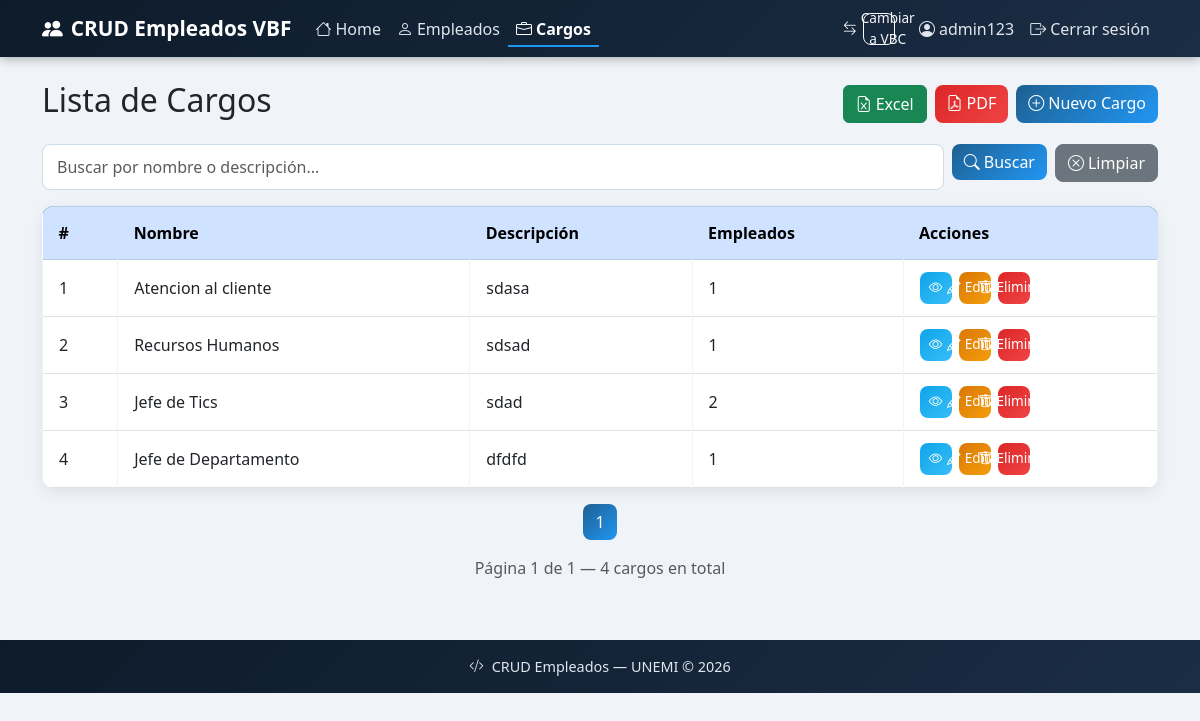
/cargos/ (signed in), run on an earlier commit of the app's database.
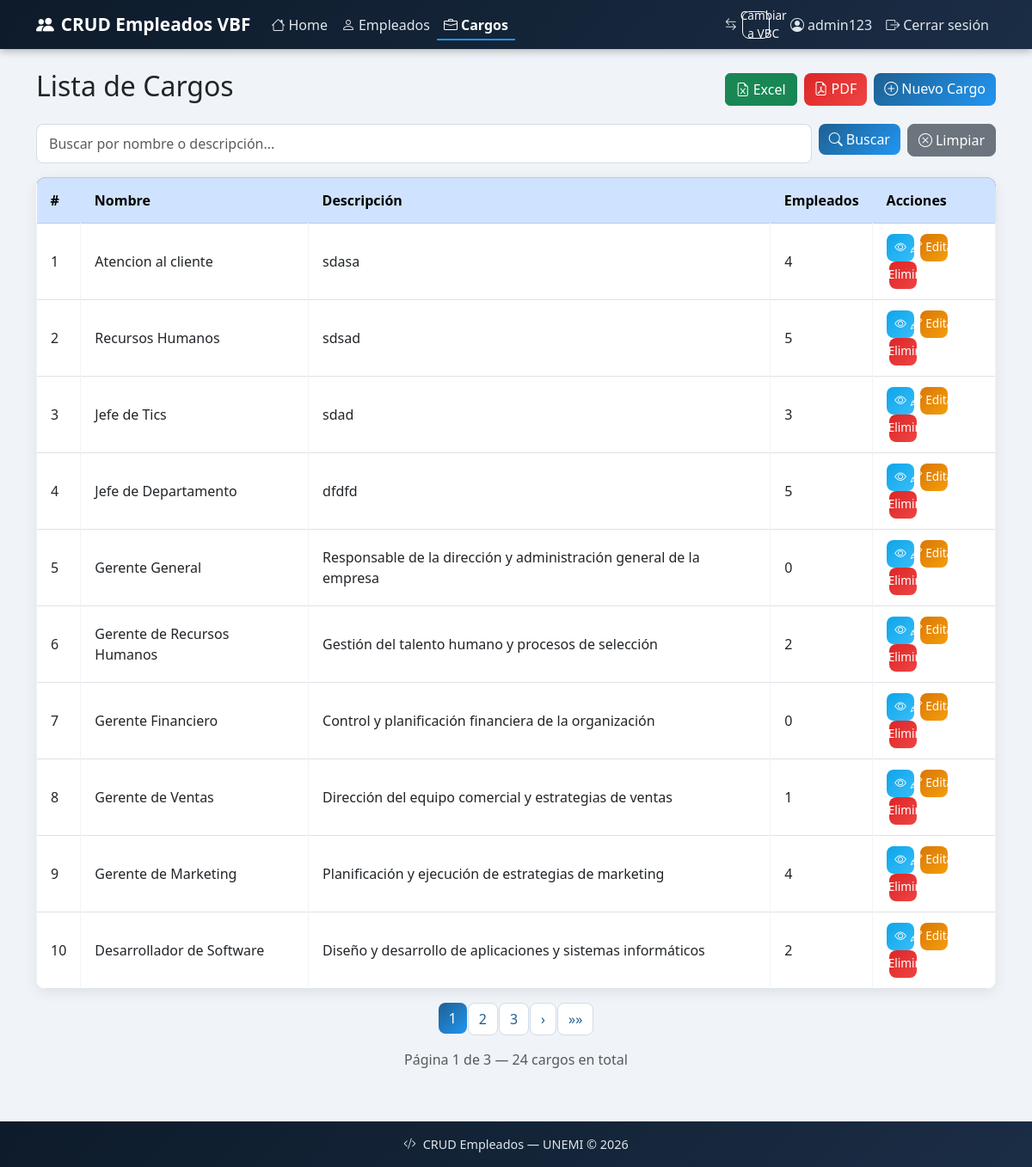
And on a later commit of the database.
### empleados/models.py (models this page shows, shortened)
class Cargo(models.Model):
    nombre = models.CharField(max_length=100)
    descripcion = models.CharField(max_length=200, blank=True, null=True)

### empleados/views.py (the view)
# urls.py: path('cargos/', views.cargo_lista, name='cargo_lista'),
@login_required
def cargo_lista(request):
    cargos = Cargo.objects.all()
    query = request.GET.get('q', '')
    if query:
        cargos = cargos.filter(
            models.Q(nombre__icontains=query) |
            models.Q(descripcion__icontains=query)
        )
    paginator = Paginator(cargos, 10)  # 10 cargos por página
    page_number = request.GET.get('page')
    page_obj = paginator.get_page(page_number)
    return render(request, 'empleados/cargo_lista.html', {
        'cargos': page_obj,
        'page_obj': page_obj,
        'query': query,
    })

### empleados/templates/empleados/cargo_lista.html (shortened to what this page needs)
{% extends 'empleados/base.html' %}
{% block content %}
<div class="d-flex justify-content-between align-items-center mb-3">
    <h2>Lista de Cargos</h2>
    <div class="d-flex gap-2">
        <a href="{% url 'exportar_cargos_excel' %}" class="btn btn-success">
            <i class="bi bi-file-earmark-excel me-1"></i>Excel
        </a>
        <a href="{% url 'exportar_cargos_pdf' %}" class="btn btn-danger">
            <i class="bi bi-file-earmark-pdf me-1"></i>PDF
        </a>
        <a href="{% url 'cargo_crear' %}" class="btn btn-primary">
            <i class="bi bi-plus-circle me-1"></i>Nuevo Cargo
        </a>
    </div>
</div>
<form method="GET" class="mb-3">
    <div class="row g-2">
        <div class="col">
            <input type="text" name="q" class="form-control" placeholder="Buscar por nombre o descripción..." value="{{ query }}">
        </div>
        <div class="col-auto">
            <button type="submit" class="btn btn-primary">
                <i class="bi bi-search me-1"></i>Buscar
            </button>
        </div>
        <div class="col-auto">
            <a href="{% url 'cargo_lista' %}" class="btn btn-secondary">
                <i class="bi bi-x-circle me-1"></i>Limpiar
            </a>
        </div>
    </div>
</form>
<table class="table table-bordered table-hover">
    <thead class="table-primary">
        <tr>
            <th>#</th>
            <th>Nombre</th>
            <th>Descripción</th>
            <th>Empleados</th>
            <th>Acciones</th>
        </tr>
    </thead>
    <tbody>
        {% for cargo in cargos %}
        <tr>
            <td>{{ cargo.id }}</td>
            <td>{{ cargo.nombre }}</td>
            <td>{{ cargo.descripcion }}</td>
            <td>{{ cargo.empleado_set.count }}</td>
            <td>
                <a href="{% url 'cargo_detalle' cargo.pk %}" class="btn btn-info btn-sm">
                    <i class="bi bi-eye"></i>
                </a>
                <a href="{% url 'cargo_editar' cargo.pk %}" class="btn btn-warning btn-sm">
                    <i class="bi bi-pencil me-1"></i>Editar
                </a>
                <button class="btn btn-danger btn-sm btn-eliminar"
                    data-pk="{{ cargo.pk }}"
                    data-nombre="{{ cargo.nombre }}">
                    <i class="bi bi-trash me-1"></i>Eliminar
                </button>
            </td>
        </tr>
        {% empty %}
        <tr>
            <td colspan="5" class="text-center">No se encontraron cargos.</td>
        </tr>
        {% endfor %}
    </tbody>
</table>
<nav class="mt-3">
    <ul class="pagination justify-content-center">
        {% for num in page_obj.paginator.page_range %}
        {% if page_obj.number == num %}
        <li class="page-item active">
            <span class="page-link">{{ num }}</span>
        </li>
        {% elif num > page_obj.number|add:'-3' and num < page_obj.number|add:'3' %}
        <li class="page-item">
            <a class="page-link" href="?page={{ num }}&q={{ query }}">{{ num }}</a>
        </li>
        {% endif %}
        {% endfor %}
        {% if page_obj.has_next %}
        <li class="page-item">
            <a class="page-link" href="?page={{ page_obj.next_page_number }}&q={{ query }}">›</a>
        </li>
        <li class="page-item">
            <a class="page-link" href="?page={{ page_obj.paginator.num_pages }}&q={{ query }}">»»</a>
        </li>
        {% endif %}
    </ul>
    <p class="text-center text-muted">Página {{ page_obj.number }} de {{ page_obj.paginator.num_pages }} — {{ page_obj.paginator.count }} cargos en total</p>
</nav>
{% endblock %}

### empleados/templates/empleados/base.html (shortened to what this page needs)
{% load static %}
<!DOCTYPE html>
<html lang="es">
<head>
    <link href="https://cdn.jsdelivr.net/npm/bootstrap@5.3.0/dist/css/bootstrap.min.css" rel="stylesheet">
    <link href="https://cdn.jsdelivr.net/npm/bootstrap-icons@1.11.0/font/bootstrap-icons.css" rel="stylesheet">
    <link rel="stylesheet" href="{% static 'empleados/css/styles.css' %}">
</head>
<body>
    <nav class="navbar navbar-expand-lg navbar-dark">
        <div class="container">
            <a class="navbar-brand" href="{% url 'home' %}">
                <i class="bi bi-people-fill me-2"></i>CRUD Empleados VBF
            </a>
            <div class="collapse navbar-collapse" id="navbarNav">
                <ul class="navbar-nav me-auto">
                    <li class="nav-item">
                        <a class="nav-link {% if request.resolver_match.url_name == 'home' %}active fw-bold{% endif %}" href="{% url 'home' %}">
                            <i class="bi bi-house me-1"></i>Home
                        </a>
                    </li>
                    <li class="nav-item">
                        <a class="nav-link {% if 'empleado' in request.resolver_match.url_name %}active fw-bold{% endif %}" href="{% url 'empleado_lista' %}">
                            <i class="bi bi-person me-1"></i>Empleados
                        </a>
                    </li>
                    <li class="nav-item">
                        <a class="nav-link {% if 'cargo' in request.resolver_match.url_name %}active fw-bold{% endif %}" href="{% url 'cargo_lista' %}">
                            <i class="bi bi-briefcase me-1"></i>Cargos
                        </a>
                    </li>
                </ul>
                <ul class="navbar-nav ms-auto align-items-center">
                    <li class="nav-item">
                        <a class="btn btn-outline-light btn-sm me-3" href="{% url 'vbc_empleado_lista' %}">
                            <i class="bi bi-arrow-left-right me-1"></i>Cambiar a VBC
                        </a>
                    </li>
                    <li class="nav-item">
                        <a class="nav-link" href="{% url 'perfil' %}">
                            <i class="bi bi-person-circle me-1"></i>{{ request.user.username }}
                        </a>
                    </li>
                    <li class="nav-item">
                        <a class="nav-link" href="{% url 'logout' %}">
                            <i class="bi bi-box-arrow-right me-1"></i>Cerrar sesión
                        </a>
                    </li>
                </ul>
            </div>
        </div>
    </nav>
    <div class="container mt-4">
        {% block content %}{% endblock %}
    </div>
    <footer>
        <p class="mb-0"><i class="bi bi-code-slash me-2"></i>CRUD Empleados — UNEMI © 2026</p>
    </footer>
</body>
</html>

### empleados/static/empleados/css/styles.css (style rules this page uses)
:root { --azul-oscuro: #0d1b2a; --azul-medio: #1b2d45; --azul-acento: #1e6091; --azul-claro: #2196f3; --texto-claro: #e0e6ed; }
body { background-color: #f0f4f8; font-family: 'Segoe UI', sans-serif; }
.navbar { background: linear-gradient(135deg, var(--azul-oscuro), var(--azul-medio)) !important; box-shadow: 0 2px 10px rgba(0,0,0,0.3); }
.navbar-brand { font-weight: 700; font-size: 1.3rem; color: white !important; }
.nav-link { color: var(--texto-claro) !important; transition: color 0.2s; }
.table { border-radius: 12px; overflow: hidden; box-shadow: 0 4px 15px rgba(0,0,0,0.08); background: white; }
.table thead { background: linear-gradient(135deg, var(--azul-oscuro), var(--azul-medio)); color: white; }
.table thead th { border: none; font-weight: 600; padding: 14px 16px; }
.table tbody tr { transition: background 0.2s; }
.table tbody td { padding: 12px 16px; vertical-align: middle; border-color: #f0f4f8; }
.btn-primary { background: linear-gradient(135deg, var(--azul-acento), var(--azul-claro)); border: none; border-radius: 8px; font-weight: 500; transition: transform 0.2s, box-shadow 0.2s; }
.btn-warning { border-radius: 8px; font-weight: 500; }
.btn-danger { border-radius: 8px; font-weight: 500; }
.btn-secondary { border-radius: 8px; font-weight: 500; }
.form-control, .form-select { border-radius: 8px; border: 1px solid #d0dce8; padding: 10px 14px; transition: border-color 0.2s, box-shadow 0.2s; }
.page-link { border-radius: 8px !important; margin: 0 2px; color: var(--azul-acento); border: 1px solid #d0dce8; }
.page-item.active .page-link { background: linear-gradient(135deg, var(--azul-acento), var(--azul-claro)); border: none; }
footer { background: linear-gradient(135deg, var(--azul-oscuro), var(--azul-medio)); color: var(--texto-claro); text-align: center; padding: 16px; margin-top: 60px; font-size: 0.9rem; }
.navbar .nav-link.active { color: white !important; border-bottom: 2px solid var(--azul-claro); padding-bottom: 4px; }
.btn-sm { border-radius: 6px; padding: 4px 10px; font-size: 0.8rem; font-weight: 500; }
.btn-info { background: linear-gradient(135deg, #0ea5e9, #38bdf8); border: none; color: white; }
.btn-warning { background: linear-gradient(135deg, #d97706, #f59e0b); border: none; color: white; }
.btn-danger { background: linear-gradient(135deg, #dc2626, #ef4444); border: none; }
td .btn + .btn { margin-left: 3px; }
.btn-sm { width: 32px; height: 32px; padding: 0; display: inline-flex; align-items: center; justify-content: center; border-radius: 8px; font-size: 0.85rem; transition: all 0.2s; }
.btn-danger { background: linear-gradient(135deg, #dc2626, #ef4444); border: none; color: white; }

What changed in the data, as far as the page shows it:
computed for Cargo "Atencion al cliente": empleado_set.count "1" → "4"
computed for Cargo "Recursos Humanos": empleado_set.count "1" → "5"
computed for Cargo "Jefe de Tics": empleado_set.count "2" → "3"
computed for Cargo "Jefe de Departamento": empleado_set.count "1" → "5"
added Cargo: id "5", nombre "Gerente General", descripcion "Responsable de la dirección y administración general de la empresa", empleado_set.count "0"
added Cargo: id "6", nombre "Gerente de Recursos Humanos", descripcion "Gestión del talento humano y procesos de selección", empleado_set.count "2"
added Cargo: id "7", nombre "Gerente Financiero", descripcion "Control y planificación financiera de la organización", empleado_set.count "0"
added Cargo: id "8", nombre "Gerente de Ventas", descripcion "Dirección del equipo comercial y estrategias de ventas", empleado_set.count "1"
added Cargo: id "9", nombre "Gerente de Marketing", descripcion "Planificación y ejecución de estrategias de marketing", empleado_set.count "4"
added Cargo: id "10", nombre "Desarrollador de Software", descripcion "Diseño y desarrollo de aplicaciones y sistemas informáticos", empleado_set.count "2"
Also different on the page:
{{ page_obj.paginator.num_pages }}: "1" → "3"
{{ page_obj.paginator.count }}: "4" → "24"
new list line: "2"
new list line: "3"
